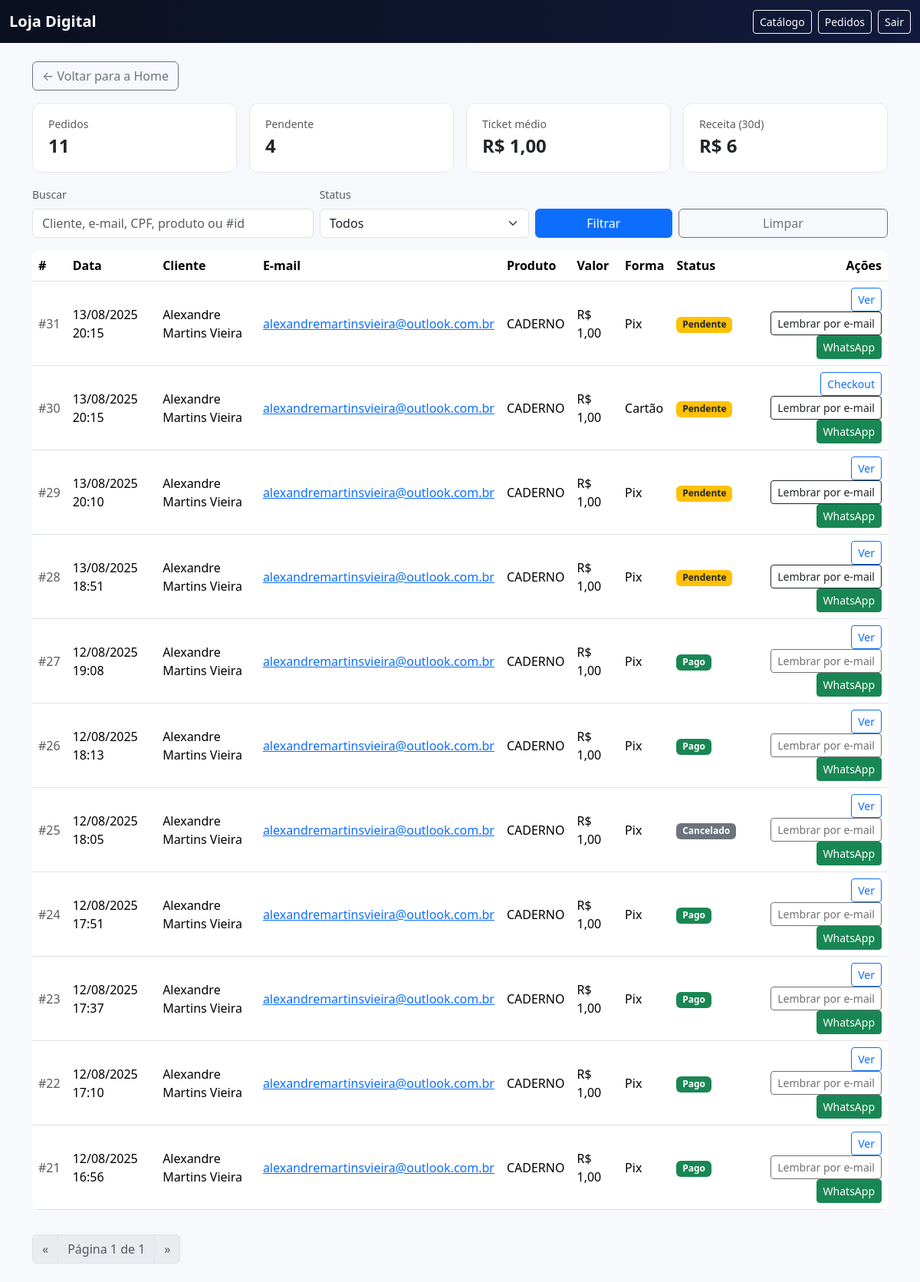
Page /pedidos/ (signed in) on the earlier database version.
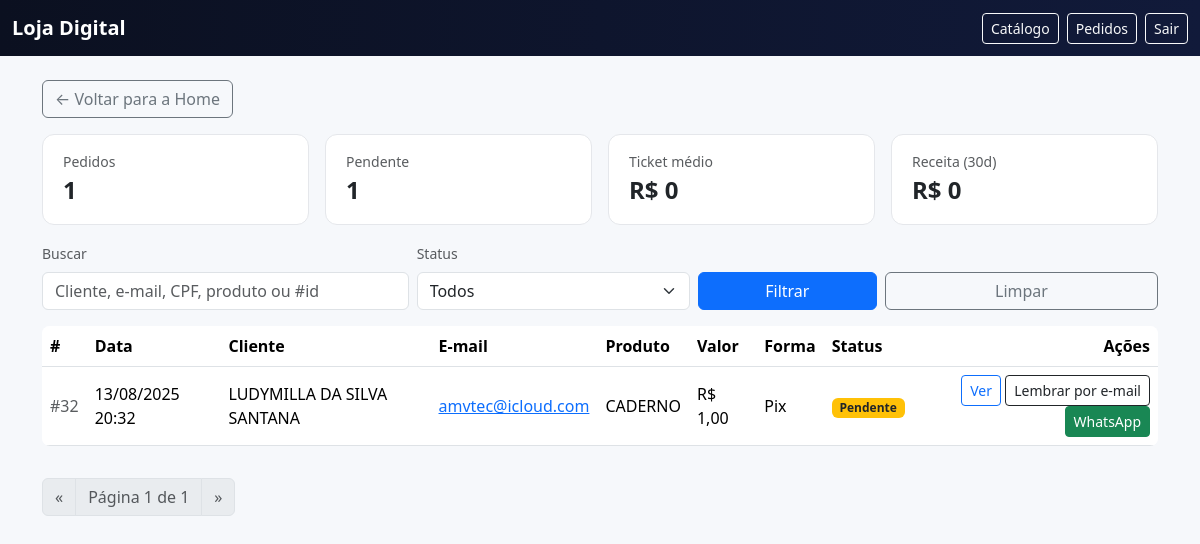
Same page on the later database version.
### vendas/models.py (models this page shows, shortened)
class Order(models.Model):
    STATUS = [
        ("pending", "Pendente"),
        ("paid", "Pago"),
        ("cancelled", "Cancelado"),
    ]
    PAYMENT_TYPE = [
        ("pix", "Pix"),
        ("card", "Cartão"),
    ]
    product = models.ForeignKey('Product', on_delete=models.PROTECT, related_name="orders")
    customer = models.ForeignKey('Customer', on_delete=models.PROTECT, related_name="orders")
    amount = models.DecimalField("Valor", max_digits=10, decimal_places=2)
    status = models.CharField("Status", max_length=10, choices=STATUS, default="pending", db_index=True)
    payment_type = models.CharField("Forma de pagamento", max_length=10, choices=PAYMENT_TYPE, default="pix", db_index=True)
    created_at = models.DateTimeField(auto_now_add=True)
    expires_at = models.DateTimeField("Expira em", default=default_order_expiry)
    gateway = models.CharField(max_length=40, default="mercadopago")
    preference_id = models.CharField(max_length=120, blank=True)
    external_ref = models.CharField(max_length=120, blank=True, help_text="Ex: order-<id>")
    payment_id = models.CharField("MP Payment ID", max_length=64, blank=True, null=True, unique=True)
    pix_qr_code = models.TextField("Pix copia-e-cola", blank=True)
    pix_qr_base64 = models.TextField("QR base64", blank=True)
    pix_ticket_url = models.URLField("Ticket URL", blank=True)
    installments = models.PositiveIntegerField("Parcelas", default=1)
    card_brand = models.CharField("Bandeira", max_length=20, blank=True)
    card_last4 = models.CharField("Final", max_length=4, blank=True)
    card_holder = models.CharField("Titular", max_length=120, blank=True)
    class Meta:
        ordering = ["-created_at"]
        indexes = [
            models.Index(fields=["status"]),
            models.Index(fields=["payment_type"]),
            models.Index(fields=["created_at"]),
            models.Index(fields=["product", "status"]),
        ]

class Customer(models.Model):
    full_name = models.CharField("Nome completo", max_length=160)
    cpf = models.CharField("CPF", max_length=14, unique=True)  # salvo formatado 000.000.000-00
    email = models.EmailField("E-mail")
    phone = models.CharField("Telefone/WhatsApp", max_length=30, blank=True)  # será salvo como +55DDXXXXXXXXX
    created_at = models.DateTimeField(auto_now_add=True)
    class Meta:
        ordering = ["-created_at"]

class Product(models.Model):
    title = models.CharField("Título", max_length=160)
    slug = models.SlugField(unique=True, max_length=180, editable=False)
    checkout_token = models.UUIDField(default=uuid.uuid4, editable=False, unique=True)
    description = models.TextField("Descrição", blank=True)
    image = models.ImageField(
        "Imagem",
        upload_to="produtos/imagens/",
        blank=True, null=True,
        **IMAGE_STORAGE_KW,
    )
    video_url = models.URLField("Vídeo (URL)", blank=True)
    digital_file = models.FileField(
        "Arquivo digital",
        upload_to="produtos/arquivos/",
        blank=True, null=True,
        **RAW_STORAGE_KW,
    )
    price = models.DecimalField("Preço (R$)", max_digits=10, decimal_places=2)
    promo_active = models.BooleanField("Promoção ativa?", default=False)
    promo_price = models.DecimalField(
        "Preço promocional (R$)", max_digits=10, decimal_places=2, blank=True, null=True
    )
    active = models.BooleanField("Ativo", default=True)
    created_at = models.DateTimeField(auto_now_add=True)
    class Meta:
        ordering = ["-created_at"]

### vendas/views.py (the view, shortened to what this page needs)
# urls.py: path("pedidos/", views.orders_list, name="orders_list"),
@staff_member_required
def orders_list(request):
    qs = (
        Order.objects
        .select_related("product", "customer")
        .order_by("-created_at")
    )
    status = (request.GET.get("status") or "").lower()
    if status in {"pending", "paid", "cancelled"}:
        qs = qs.filter(status=status)
    q = (request.GET.get("q") or "").strip()
    paginator = Paginator(qs, 20)
    page_obj = paginator.get_page(request.GET.get("page"))
    last_30 = timezone.now() - timedelta(days=30)
    receita_30 = (
        Order.objects.filter(status="paid", created_at__gte=last_30)
        .aggregate(total=Coalesce(Sum("amount"), Value(0, output_field=DecimalField(max_digits=12, decimal_places=2))))
        .get("total") or Decimal("0")
    )
    paid_agg = (
        Order.objects.filter(status="paid")
        .aggregate(
            total=Coalesce(Sum("amount"), Value(0, output_field=DecimalField(max_digits=12, decimal_places=2))),
            qtd=Coalesce(Count("id"), Value(0))
        )
    )
    ticket_medio = Decimal("0")
    if paid_agg["qtd"]:
        ticket_medio = (paid_agg["total"] / Decimal(paid_agg["qtd"])).quantize(Decimal("0.01"))
    counts = {
        "todos": Order.objects.count(),
        "pending": Order.objects.filter(status="pending").count(),
        "paid": Order.objects.filter(status="paid").count(),
        "cancelled": Order.objects.filter(status="cancelled").count(),
    }
    ctx = {
        "orders": page_obj,
        "page_obj": page_obj,
        "q": q,
        "status": status,
        "counts": counts,
        "receita_30": receita_30,
        "ticket_medio": ticket_medio,
    }
    return render(request, "vendas/orders_list.html", ctx)

### vendas/templates/vendas/orders_list.html (shortened to what this page needs)
<!doctype html>
<html lang="pt-br">
<head>
  <link href="https://cdn.jsdelivr.net/npm/bootstrap@5.3.3/dist/css/bootstrap.min.css" rel="stylesheet" />
</head>
<body>
<nav class="navbar navbar-dark" style="background:linear-gradient(90deg,#0b1020,#111a3a);">
  <div class="container-fluid">
    <a class="navbar-brand fw-bold" href="{% url 'home' %}">Loja Digital</a>
    <div class="d-flex gap-2">
      <a class="btn btn-outline-light btn-sm" href="{% url 'home' %}">Catálogo</a>
      <a class="btn btn-outline-light btn-sm" href="{% url 'orders_list' %}">Pedidos</a>
      {% if user.is_authenticated %}
        <a class="btn btn-outline-light btn-sm" href="{% url 'logout' %}">Sair</a>
      {% else %}
        <a class="btn btn-outline-light btn-sm" href="{% url 'login' %}">Entrar</a>
      {% endif %}
    </div>
  </div>
</nav>
<main class="container py-4">
  <div class="d-flex justify-content-between align-items-center mb-3">
    <a class="btn btn-outline-secondary" href="{% url 'home' %}">← Voltar para a Home</a>
  </div>
  <div class="row g-3 mb-3">
    <div class="col-6 col-md-3">
      <div class="kpi">
        <div class="small text-muted">Pedidos</div>
        <div class="fs-4 fw-bold">{{ counts.todos }}</div>
      </div>
    </div>
    <div class="col-6 col-md-3">
      <div class="kpi">
        <div class="small text-muted">Pendente</div>
        <div class="fs-4 fw-bold">{{ counts.pending }}</div>
      </div>
    </div>
    <div class="col-6 col-md-3">
      <div class="kpi">
        <div class="small text-muted">Ticket médio</div>
        <div class="fs-4 fw-bold">R$ {{ ticket_medio }}</div>
      </div>
    </div>
    <div class="col-6 col-md-3">
      <div class="kpi">
        <div class="small text-muted">Receita (30d)</div>
        <div class="fs-4 fw-bold">R$ {{ receita_30 }}</div>
      </div>
    </div>
  </div>
  <form class="row g-2 align-items-end mb-3" method="get">
    <div class="col-12 col-md-4">
      <label class="form-label small text-muted">Buscar</label>
      <input type="search" name="q" value="{{ q }}" class="form-control" placeholder="Cliente, e-mail, CPF, produto ou #id">
    </div>
    <div class="col-6 col-md-3">
      <label class="form-label small text-muted">Status</label>
      <select name="status" class="form-select">
        <option value="" {% if not status %}selected{% endif %}>Todos</option>
      </select>
    </div>
    <div class="col-6 col-md-2">
      <button class="btn btn-primary w-100">Filtrar</button>
    </div>
    <div class="col-12 col-md-3 text-md-end">
      <a class="btn btn-outline-secondary w-100 w-md-auto" href="{% url 'orders_list' %}">Limpar</a>
    </div>
  </form>
  {% if orders %}
    <div class="table-responsive">
      <table class="table align-middle bg-white rounded-3 overflow-hidden">
        <thead>
          <tr>
            <th>#</th>
            <th>Data</th>
            <th>Cliente</th>
            <th>E-mail</th>
            <th>Produto</th>
            <th>Valor</th>
            <th>Forma</th>
            <th>Status</th>
            <th class="text-end">Ações</th>
          </tr>
        </thead>
        <tbody>
          {% for o in orders %}
            <tr>
              <td class="text-muted">#{{ o.id }}</td>
              <td>{{ o.created_at|date:"d/m/Y H:i" }}</td>
              <td>{{ o.customer.full_name }}</td>
              <td><a href="mailto:{{ o.customer.email }}">{{ o.customer.email }}</a></td>
              <td class="text-truncate" style="max-width:260px;">{{ o.product.title }}</td>
              <td>R$ {{ o.amount }}</td>
              <td>{{ o.get_payment_type_display }}</td>
              <td>
                {% if o.status == 'paid' %}
                  <span class="badge bg-success">Pago</span>
                {% elif o.status == 'pending' %}
                  <span class="badge bg-warning text-dark">Pendente</span>
                {% else %}
                  <span class="badge bg-secondary">Cancelado</span>
                {% endif %}
              </td>
              <td class="text-end">
                {% if o.payment_type == 'pix' %}
                  <a class="btn btn-sm btn-outline-primary" href="{% url 'payment_pending' o.id %}">Ver</a>
                {% else %}
                  <a class="btn btn-sm btn-outline-primary" href="{% url 'pay_card' o.id %}">Checkout</a>
                {% endif %}
                <form action="{% url 'order_send_reminder' o.id %}" method="post" class="d-inline">
                  <button class="btn btn-sm btn-outline-dark" {% if o.status != 'pending' %}disabled{% endif %}>
                    Lembrar por e-mail
                  </button>
                </form>
                {% if o.customer.phone %}
                  <a
                    class="btn btn-sm btn-success ms-1 btn-wa"
                    target="_blank" rel="noopener"
                    data-phone="{{ o.customer.phone }}"
                    data-name="{{ o.customer.full_name|default:'' }}"
                    data-order="{{ o.id }}"
                    data-link="{% if o.payment_type == 'pix' %}{% url 'payment_pending' o.id %}{% else %}{% url 'pay_card' o.id %}{% endif %}">
                    WhatsApp
                  </a>
                {% endif %}
              </td>
            </tr>
          {% endfor %}
        </tbody>
      </table>
    </div>
    <nav class="mt-3">
      <ul class="pagination mb-0">
        {% if page_obj.has_previous %}
          <li class="page-item"><a class="page-link" href="?page={{ page_obj.previous_page_number }}&q={{ q }}&status={{ status }}">«</a></li>
        {% else %}
          <li class="page-item disabled"><span class="page-link">«</span></li>
        {% endif %}
        <li class="page-item disabled"><span class="page-link">Página {{ page_obj.number }} de {{ page_obj.paginator.num_pages }}</span></li>
        {% if page_obj.has_next %}
          <li class="page-item"><a class="page-link" href="?page={{ page_obj.next_page_number }}&q={{ q }}&status={{ status }}">»</a></li>
        {% else %}
          <li class="page-item disabled"><span class="page-link">»</span></li>
        {% endif %}
      </ul>
    </nav>
  {% else %}
    <div class="alert alert-info">Nenhum pedido encontrado.</div>
  {% endif %}
</main>
</body>
</html>

### vendas/templates/vendas/orders_list.html (style rules this page uses)
:root { --muted:#64748b; }
body { background:#f6f8fb; }
.kpi { background:#fff; border:1px solid #e5e7eb; border-radius:.75rem; padding:1rem 1.25rem; }

Differences in the rows shown:
removed Order: id "31", created_at "13/08/2025 20:15", customer.full_name "Alexandre Martins Vieira", customer.email "alexandremartinsvieira@outlook.com.br", product "CADERNO", amount "1,00", payment_type "Pix", status "Pendente", shows "Ver"
removed Order: id "30", created_at "13/08/2025 20:15", customer.full_name "Alexandre Martins Vieira", customer.email "alexandremartinsvieira@outlook.com.br", product "CADERNO", amount "1,00", payment_type "Cartão", status "Pendente", shows "Checkout"
removed Order: id "29", created_at "13/08/2025 20:10", customer.full_name "Alexandre Martins Vieira", customer.email "alexandremartinsvieira@outlook.com.br", product "CADERNO", amount "1,00", payment_type "Pix", status "Pendente", shows "Ver"
removed Order: id "28", created_at "13/08/2025 18:51", customer.full_name "Alexandre Martins Vieira", customer.email "alexandremartinsvieira@outlook.com.br", product "CADERNO", amount "1,00", payment_type "Pix", status "Pendente", shows "Ver"
removed Order: id "27", created_at "12/08/2025 19:08", customer.full_name "Alexandre Martins Vieira", customer.email "alexandremartinsvieira@outlook.com.br", product "CADERNO", amount "1,00", payment_type "Pix", status "Pago", shows "Ver"
removed Order: id "26", created_at "12/08/2025 18:13", customer.full_name "Alexandre Martins Vieira", customer.email "alexandremartinsvieira@outlook.com.br", product "CADERNO", amount "1,00", payment_type "Pix", status "Pago", shows "Ver"
removed Order: id "25", created_at "12/08/2025 18:05", customer.full_name "Alexandre Martins Vieira", customer.email "alexandremartinsvieira@outlook.com.br", product "CADERNO", amount "1,00", payment_type "Pix", status "Cancelado", shows "Ver"
removed Order: id "24", created_at "12/08/2025 17:51", customer.full_name "Alexandre Martins Vieira", customer.email "alexandremartinsvieira@outlook.com.br", product "CADERNO", amount "1,00", payment_type "Pix", status "Pago", shows "Ver"
removed Order: id "23", created_at "12/08/2025 17:37", customer.full_name "Alexandre Martins Vieira", customer.email "alexandremartinsvieira@outlook.com.br", product "CADERNO", amount "1,00", payment_type "Pix", status "Pago", shows "Ver"
removed Order: id "22", created_at "12/08/2025 17:10", customer.full_name "Alexandre Martins Vieira", customer.email "alexandremartinsvieira@outlook.com.br", product "CADERNO", amount "1,00", payment_type "Pix", status "Pago", shows "Ver"
removed Order: id "21", created_at "12/08/2025 16:56", customer.full_name "Alexandre Martins Vieira", customer.email "alexandremartinsvieira@outlook.com.br", product "CADERNO", amount "1,00", payment_type "Pix", status "Pago", shows "Ver"
added Order: id "32", created_at "13/08/2025 20:32", customer.full_name "LUDYMILLA DA SILVA SANTANA", customer.email "amvtec@icloud.com", product "CADERNO", amount "1,00", payment_type "Pix", status "Pendente", shows "Ver"
Other differences:
{{ counts.todos }}: "11" → "1"
{{ counts.pending }}: "4" → "1"
{{ ticket_medio }}: "1,00" → "0"
{{ receita_30 }}: "6" → "0"
